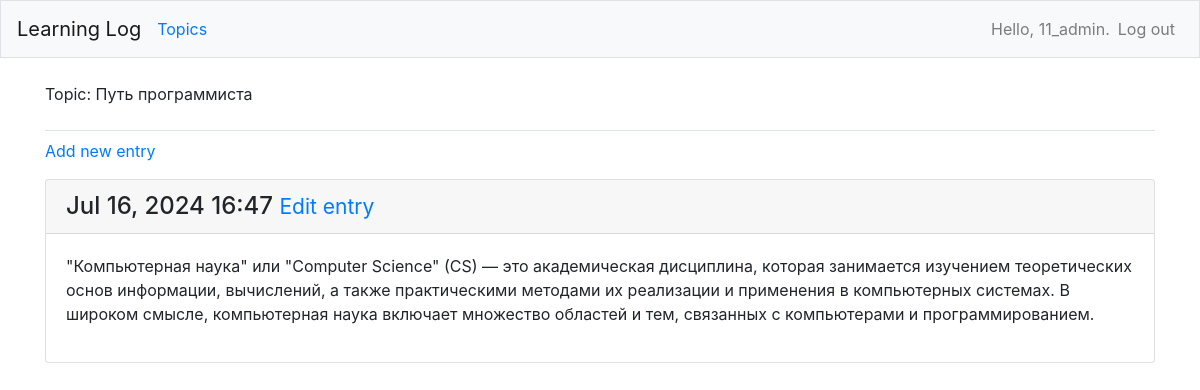
The page /topics/3/ (signed in) on the database its author committed.
### learning_logs/models.py (models this page shows, shortened)
class Topic(models.Model):
    text = models.CharField(max_length=200)
    date_added = models.DateTimeField(auto_now_add=True)
    owner = models.ForeignKey(User, on_delete=models.CASCADE)
    def __str__(self):
        return self.text

class Entry(models.Model):
    topic = models.ForeignKey(Topic, on_delete=models.CASCADE)
    text = models.TextField()
    date_added = models.DateTimeField(auto_now_add=True)
    class Meta:
        verbose_name_plural = 'entries'

### learning_logs/views.py (the view)
# urls.py: path('topics/<int:topic_id>/', views.topic, name='topic'),
@login_required
def topic(request, topic_id):
    topic = Topic.objects.get(id=topic_id)
    check_topic_owner(request, topic)
    entries = topic.entry_set.order_by('-date_added')
    context = {'topic': topic, 'entries': entries}
    return render(request, 'learning_logs/topic.html', context)

### learning_logs/views.py (called while the page is built)
def check_topic_owner(request, topic):
    if topic.owner != request.user:
        raise Http404

### learning_logs/templates/learning_logs/topic.html
{% extends 'learning_logs/base.html' %}
{% block page_header %}
        <p>Topic: {{ topic }}</p>
{% endblock page_header %}
{% block content %}
    <p>
        <a href="{% url 'learning_logs:new_entry' topic.id %}">Add new entry</a>
    </p>
    {% for entry in entries %}
    <div class="card mb-3">
        <h4 class="card-header">
            {{ entry.date_added|date:'M d, Y H:i' }}
            <small><a href="{% url 'learning_logs:edit_entry' entry.id %}">Edit entry</a></small>
        </h4>
        <div class="card-body">
            {{ entry.text|linebreaks }}
        </div>
    </div>
     {% empty %}
            <p>There are no entries for this topic yet.</p>
     {% endfor %}
{% endblock content %}

### learning_logs/templates/learning_logs/base.html (shortened to what this page needs)
{% load bootstrap4 %}
<!doctype html>
<html lang="en">
    <head>
        {% bootstrap_css %}
    </head>
    <body>
        <nav class="navbar navbar-expand-md navbar-light bg-light mb-4 border">
            <a class="navbar-brand" href="{% url 'learning_logs:index' %}">
                Learning Log
            </a>
            <div class="collapse navbar-collapse" id="navbarCollapse">
                <ul class="navbar-nav mr-auto">
                    <li class="nav-item">
                        <a href="{% url 'learning_logs:topics' %}">Topics</a>
                    </li>
                </ul>
                <ul class="navbar-nav ml-auto">
                    {% if user.is_authenticated %}
                        <li class="nav-item">
                            <span class="navbar-text">Hello, {{ user.username }}.</span>
                        </li>
                        <li class="nav-item">
                            <a href="#" onclick="event.preventDefault(); document.getElementById('logout-form').submit();" class="nav-link">Log out</a>
                        </li>
                    {% endif %}
                </ul>
            </div>
        </nav>
        <main role="main" class="container">
            <div class="pb-2 mb-2 border-bottom">
                {% block page_header %}{% endblock page_header %}
            </div>
            <div>
                {% block content %}{% endblock content %}
            </div>
        </main>
    </body>
</html>

### rows shown on the page
Topic: text "Путь программиста"
Entry: date_added "Jul 16, 2024 16:47", text "\"Компьютерная наука\" или \"Computer Science\" (CS) — это академическая дисциплина, которая занимается изучением теоретических основ информации, вычислений, а также практическими методами их реализации и применения в компьютерных системах. В широком смысле, компьютерная наука включает множество областей и тем, связанных с компьютерами и программированием."

### other values the page prints
{{ user.username }} "11_admin"
